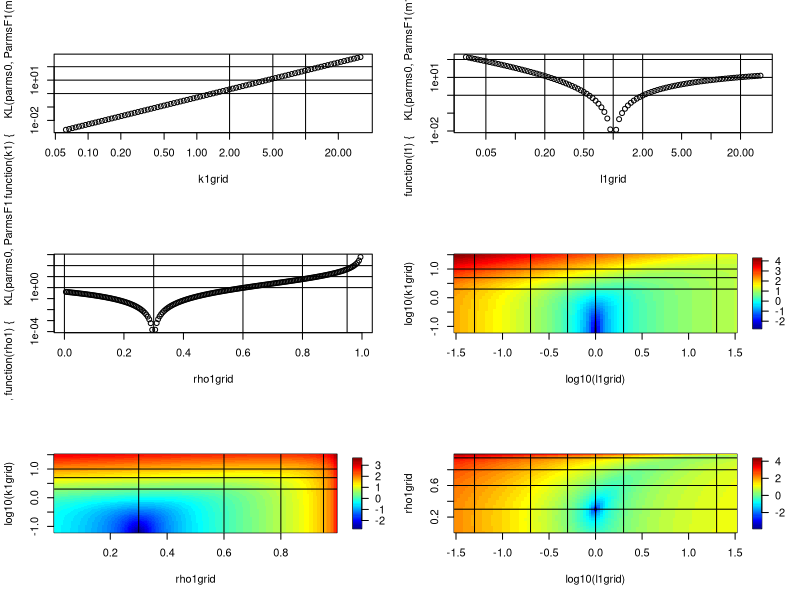

This figure's R source: (Note: this script raises an error after producing the figure.)
# KL divergence btw F0 and F1

rm(list=ls())
library(nlme); library(flexmix); library(fields)

# Functions
KL <- function(parms1, parms2){
  invSigma2 <- solve(parms2$Sigma)
  0.5*(log(det(parms2$Sigma)/det(parms1$Sigma)) - d + sum(diag(invSigma2%*%parms1$Sigma)) +
         t(parms2$mu-parms1$mu)%*%invSigma2%*%(parms2$mu-parms1$mu))[1, 1]
}

FrobeniusNormError = function(Sigmahat,Sigma1){
  return (norm(Sigmahat - Sigma1,"F"))
}


taux_detection <- function(vrais_labels, labels_predits) {
  # S'assurer que les entrées sont binaires
  if (!all(vrais_labels %in% c(0, 1)) || !all(labels_predits %in% c(0, 1))) {
    stop("Les vecteurs doivent contenir uniquement 0 (normal) ou 1 (outlier).")
  }
  
  # Calcul des éléments de la matrice de confusion
  VP <- sum(vrais_labels == 1 & labels_predits == 1)  # Vrai Positifs
  FP <- sum(vrais_labels == 0 & labels_predits == 1)  # Faux Positifs
  FN <- sum(vrais_labels == 1 & labels_predits == 0)  # Faux Négatifs
  VN <- sum(vrais_labels == 0 & labels_predits == 0)  # Vrai Négatifs
  
  # Taux
  TPR <- if ((VP + FN) > 0) VP / (VP + FN) else NA  # Sensibilité
  FPR <- if ((FP + VN) > 0) FP / (FP + VN) else NA  # 1 - Spécificité
  
  return(list(
    TPR = TPR,
    FPR = FPR,
    VP = VP,
    FP = FP,
    FN = FN,
    VN = VN
  ))
}




# Contamination parms: F1
ParmsF1 <- function(m1, k1, l1, rho1){
  d <- length(m1)
  mu1 <- k1*m1
  sigmaSq1 <- l1*sigmaSq0
  Sigma1 <- diag(sqrt(sigmaSq1)) %*% toeplitz(rho1^(0:(d-1))) %*% diag(sqrt(sigmaSq1))
  return(list(mu1=mu1, Sigma1=Sigma1))
}


# Dims
d <- 10

# Null parms: F0
mu0 <- rep(0, d)
sigmaSq0 <- (1:d); sigmaSq0 <- sigmaSq0 / mean(sigmaSq0)
rho0 <- 0.3
Sigma0 <- diag(sqrt(sigmaSq0)) %*% toeplitz(rho0^(0:(d-1))) %*% diag(sqrt(sigmaSq0))
parms0 <- list(mu=mu0, Sigma=Sigma0)

# # Null (null) parms: F0
# mu0 <- rep(0, d)
# sigmaSq0 <- rep(1, d)
# rho0 <- 0
# Sigma0 <- diag(sqrt(sigmaSq0)) %*% toeplitz(rho0^(0:(d-1))) %*% diag(sqrt(sigmaSq0))
# parms0 <- list(mu=mu0, Sigma=Sigma0)

# Contamination
m1 <- rep(1/sqrt(d), d)
KL(parms1=parms0, parms2=ParmsF1(m1, 1, 1, 0.5))

par(mfrow=c(3, 2)); KLval <- c(1, 10, 100)
k1grid <- 2^seq(-4, 5, by=.1); k1val <- c(0, 2, 5, 10)
plot(k1grid, sapply(k1grid, function(k1){KL(parms0, ParmsF1(m1, k1, 1, rho0))}), log='xy')
abline(h=KLval); abline(v=k1val)
l1grid <- 2^seq(-5, 5, .1); l1val <- c(1/20, .2, .5, 1, 2, 20)
plot(l1grid, sapply(l1grid, function(l1){KL(parms0, ParmsF1(m1, 0, l1, rho0))}), log='xy')
abline(h=KLval); abline(v=l1val)
rho1grid <- seq(0.005, 0.995, by=0.005); rho1val <- c(0, .3, .6, 0.8, .95)
plot(rho1grid, sapply(rho1grid, function(rho1){KL(parms0, ParmsF1(m1, 0, 1, rho1))}), log='y')
abline(h=KLval); abline(v=rho1val)

KLk1l1 <- sapply(k1grid, function(k1){sapply(l1grid, function(l1){KL(parms0, ParmsF1(m1, k1, l1, rho0))})})
image.plot(log10(l1grid), log10(k1grid), log10(KLk1l1)); 
abline(v=log10(l1val), h=log10(k1val))
KLk1rho1 <- sapply(k1grid, function(k1){sapply(rho1grid, function(rho1){KL(parms0, ParmsF1(m1, k1, 1, rho1))})})
image.plot(rho1grid, log10(k1grid), log10(KLk1rho1))
abline(v=(rho1val), h=log10(k1val))
KLrho1l1 <- sapply(rho1grid, function(rho1){sapply(l1grid, function(l1){KL(parms0, ParmsF1(m1, 0, l1, rho1))})})
KLrho1l1[KLrho1l1==0] <- NA
image.plot(log10(l1grid), rho1grid, log10(KLrho1l1))
abline(v=log10(l1val), h=(rho1val))


##########################
#Tests effets sur norme de Frobenius variation k
#############################



erreurNormeFrobenius = array(0, dim = c(length(contamin_rate), length(methodes),length(k1grid)))
faux_positifs = array(0, dim = c(length(contamin_rate), length(methodes),length(k1grid)))
faux_negatifs = array(0, dim = c(length(contamin_rate), length(methodes),length(k1grid)))

for (i in seq_along(k1grid))
{
for (j in seq_along(contamin_rate))
{
  
  r = contamin_rate[j]
  print(paste("r ", r))
  k = k1grid[i]
  print(paste("k ",k))
  
  data <- genererEchantillon(n,d,mu1,mu2 = k*m1,p1 = 1- r/100,r/100,Sigma1,Sigma2 = Sigma1,contamin = "moyenne",cluster = FALSE)
  Z = data$Z
  compt = 1
for (m in methodes)  
{
  
  if(m == "online"){
    print (m)
  resultats = StreamingOutlierDetectionCorrectedThreshold(Z,batch = 1)
  Sigma = resultats$Sigma[nrow(Z),,]
  outliers = resultats$outlier_labels
  }
  if(m == "streaming"){
    print (m)
    resultats = StreamingOutlierDetectionCorrectedThreshold(Z,batch = ncol(Z))
    Sigma = resultats$Sigma[nrow(Z),,]
    outliers = resultats$outlier_labels
  }
  
  
  print(paste("i = ",i))
  print(paste("compt = ",compt))
  print(paste("j = ",j))
  #print("m = ",m)
  erreurNormeFrobenius[j,compt,i] = norm(Sigma - Sigma1,"F")  
  
  
  
  tc <- table(data$labelsVrais[1:(nrow(Z))], as.numeric(outliers)[1:(nrow(Z))])
  if ("0" %in% rownames(tc)){
  if((tc["0","0"] + tc["0","1"]) != 0)
  {faux_positifs[j,compt,i]   <-(tc["0", "1"]/(tc["0", "1"] + tc["0", "0"]))*100}
  }
  if ("1" %in% rownames(tc)){
  if((tc["1","0"] + tc["1","1"]) != 0)
  {faux_negatifs[j,compt,i]   <-(tc["1", "1"]/(tc["1", "1"] + tc["1", "0"]))*100}}
  compt = compt + 1
} 
  
}

}

save(erreurNormeFrobenius,file ="erreurNormeFrobeniusKGrid.Rdata") 
save(faux_positifs,file ="faux_positifsKGrid.Rdata") 
save(faux_negatifs,file ="faux_negatifsKGrid.Rdata") 

plot(k1grid,faux_negatifs[9,2,])

###########################################
#Variation de l1grid
###########################################


erreurNormeFrobeniusL1 = array(0, dim = c(length(contamin_rate), length(methodes),length(l1grid)))
faux_positifsL1 = array(0, dim = c(length(contamin_rate), length(methodes),length(l1grid)))
faux_negatifsL1 = array(0, dim = c(length(contamin_rate), length(methodes),length(l1grid)))




for (i in seq_along(l1grid))
{
  for (j in seq_along(contamin_rate))
  {
    
    r = contamin_rate[j]
    print(paste("r ", r))
    k = l1grid[i]
    print(paste("k ",k))
    
    data <- genererEchantillon(n,d,mu1,mu2 = mu1,p1 = 1- r/100,r/100,Sigma1,Sigma2 = k*Sigma1,contamin = "variance",cluster = FALSE)
    Z = data$Z
    compt = 1
    for (m in methodes)  
    {
      
      if(m == "online"){
        print (m)
        resultats = StreamingOutlierDetectionCorrectedThreshold(Z,batch = 1)
        Sigma = resultats$Sigma[nrow(Z),,]
        outliers = resultats$outlier_labels
      }
      if(m == "streaming"){
        print (m)
        resultats = StreamingOutlierDetectionCorrectedThreshold(Z,batch = ncol(Z))
        Sigma = resultats$Sigma[nrow(Z),,]
        outliers = resultats$outlier_labels
      }
      
      
      print(paste("i = ",i))
      print(paste("compt = ",compt))
      print(paste("j = ",j))
      #print("m = ",m)
      erreurNormeFrobeniusL1[j,compt,i] = norm(Sigma - Sigma1,"F")  
      
      
      
      tc <- table(data$labelsVrais[1:(nrow(Z))], as.numeric(outliers)[1:(nrow(Z))])
      if ("0" %in% rownames(tc)){
        if((tc["0","0"] + tc["0","1"]) != 0)
        {faux_positifsL1[j,compt,i]   <-(tc["0", "1"]/(tc["0", "1"] + tc["0", "0"]))*100}
      }
      if ("1" %in% rownames(tc)){
        if((tc["1","0"] + tc["1","1"]) != 0)
        {faux_negatifsL1[j,compt,i]   <-(tc["1", "1"]/(tc["1", "1"] + tc["1", "0"]))*100}}
      compt = compt + 1
    } 
    
  }
  
}



###########################################
#Variation de rho1grid
###########################################


erreurNormeFrobeniusRho = array(0, dim = c(length(contamin_rate), length(methodes),length(rho1grid)))
faux_positifsRho = array(0, dim = c(length(contamin_rate), length(methodes),length(rho1grid)))
faux_negatifsRho = array(0, dim = c(length(contamin_rate), length(methodes),length(rho1grid)))



for (i in seq_along(rho1grid))
{
  for (j in seq_along(contamin_rate))
  {
    
    r = contamin_rate[j]
    print(paste("r ", r))
    k = rho1grid[i]
    print(paste("k ",k))
    Sigma1 <- diag(sqrt(sigmaSq0)) %*% toeplitz(k^(0:(d-1))) %*% diag(sqrt(sigmaSq0))
    data <- genererEchantillon(n,d,mu1,mu2 = mu1,p1 = 1- r/100,r/100,Sigma1,Sigma2 = Sigma1,contamin = "moyenne",cluster = FALSE)
    Z = data$Z
    compt = 1
    for (m in methodes)  
    {
      
      if(m == "online"){
        print (m)
        resultats = StreamingOutlierDetectionCorrectedThreshold(Z,batch = 1)
        Sigma = resultats$Sigma[nrow(Z),,]
        outliers = resultats$outlier_labels
      }
      if(m == "streaming"){
        print (m)
        resultats = StreamingOutlierDetectionCorrectedThreshold(Z,batch = ncol(Z))
        Sigma = resultats$Sigma[nrow(Z),,]
        outliers = resultats$outlier_labels
      }
      
      
      print(paste("i = ",i))
      print(paste("compt = ",compt))
      print(paste("j = ",j))
      #print("m = ",m)
      erreurNormeFrobeniusRho[j,compt,i] = norm(Sigma - Sigma1,"F")  
      
      
      
      tc <- table(data$labelsVrais[1:(nrow(Z))], as.numeric(outliers)[1:(nrow(Z))])
      if ("0" %in% rownames(tc)){
        if((tc["0","0"] + tc["0","1"]) != 0)
        {faux_positifsRho[j,compt,i]   <-(tc["0", "1"]/(tc["0", "1"] + tc["0", "0"]))*100}
      }
      if ("1" %in% rownames(tc)){
        if((tc["1","0"] + tc["1","1"]) != 0)
        {faux_negatifsRho[j,compt,i]   <-(tc["1", "1"]/(tc["1", "1"] + tc["1", "0"]))*100}}
      compt = compt + 1
    } 
    
  }
  
}

#################################################
#Variation de k1, de l1 et de rho
#################################################

erreurNormeFrobeniusk1l1rho1 = array(0, dim = c(length(contamin_rate), length(methodes),length(k1grid),length(l1grid),length(rho1grid)))
faux_positifsk1l1rho1 = array(0, dim = c(length(contamin_rate), length(methodes),length(k1grid),length(l1grid),length(rho1grid)))
faux_negatifsk1l1rho1 = array(0, dim = c(length(contamin_rate), length(methodes),length(k1grid),length(l1grid),length(rho1grid)))


for (t in seq_along(rho1grid)){
for (i in seq_along(k1grid))
{
  for (s in seq_along(l1grid)){
    
  for (j in seq_along(contamin_rate))
  {
    
    r = contamin_rate[j]
    print(paste("r ", r))
    k = k1grid[i]
    g = l1grid[s]
    w = rho1grid[t]
    print(paste("k ",k))
    Sigma1 <- diag(sqrt(sigmaSq0)) %*% toeplitz(w^(0:(d-1))) %*% diag(sqrt(sigmaSq0))
    data <- genererEchantillon(n,d,mu1,mu2 = m1*k,p1 = 1- r/100,r/100,Sigma1,Sigma2 = g*Sigma1,contamin = "moyenne_variance",cluster = FALSE)
    Z = data$Z
    compt = 1
    for (m in methodes)  
    {
      
      if(m == "online"){
        print (m)
        resultats = StreamingOutlierDetectionCorrectedThreshold(Z,batch = 1)
        Sigma = resultats$Sigma[nrow(Z),,]
        outliers = resultats$outlier_labels
      }
      if(m == "streaming"){
        print (m)
        resultats = StreamingOutlierDetectionCorrectedThreshold(Z,batch = ncol(Z))
        Sigma = resultats$Sigma[nrow(Z),,]
        outliers = resultats$outlier_labels
      }
      
      
      print(paste("i = ",i))
      print(paste("compt = ",compt))
      print(paste("j = ",j))
      #print("m = ",m)
      erreurNormeFrobeniusk1l1rho1[j,compt,i,s,t] = norm(Sigma - Sigma1,"F")  
      
      
      
      tc <- table(data$labelsVrais[1:(nrow(Z))], as.numeric(outliers)[1:(nrow(Z))])
      if ("0" %in% rownames(tc)){
        if((tc["0","0"] + tc["0","1"]) != 0)
        {faux_positifsk1l1rho1[j,compt,i,s,t]   <-(tc["0", "1"]/(tc["0", "1"] + tc["0", "0"]))*100}
      }
      if ("1" %in% rownames(tc)){
        if((tc["1","0"] + tc["1","1"]) != 0)
        {faux_negatifsk1l1rho1[j,compt,i,s,t]   <-(tc["1", "1"]/(tc["1", "1"] + tc["1", "0"]))*100}}
      compt = compt + 1
    } 
  }
  }
}
}





#########################################################
#Seuil
########################################################

calcule_fp = function(corr = TRUE){
  methodes= c("streaming","online","offline")
  contamin_rate = c("0","2","5","10","15","20","25","30","40")
  fp_seuil =array(0,dim = c(length(contamin_rate), length(methodes)))
  
for (k in seq_along(contamin_rate))
{
 r = 0 
 compt = 1
  data <- genererEchantillon(n,d,mu1,mu2 = k*mu1,p1 = 1- r/100,r/100,Sigma1,Sigma2 = Sigma1,contamin = "moyenne",cluster = FALSE)
  Z = data$Z
  for (m in methodes){
    
    
    
    
    if(m == "offline"){
      
      resultats = OfflineOutlierDetectionCorr(Z)
      
      mu_hat = resultats$median
      Sigma = resultats$variance
      distances = resultats$distances
      # if (corr == TRUE){
      # cutoffCorr = qchisq(.95,df = d)*median(resultats$distances)/qchisq(.5,df = d)
      # 
      # resultats = OfflineOutlierDetectionCorr(Z,cutoff = cutoffCorr)
      # }
      # outliers = resultats$outlier_labels
      # 
      
    }
    
  if(m == "online"){
    print (m)
    resultats = StreamingOutlierDetectionCorr(Z,batch = 1)
    Sigma = resultats$Sigma[nrow(Z),,]
    distance = resultats$distances
    outliers = resultats$outlier_labels
    
    if(corr == TRUE){
    cutoffCorr = rep(0,nrow(Z))
    outliers = rep(0,nrow(Z))
    for (s in (1 : nrow(Z)))
    {
      cutoffCorr[s]  = qchisq(.95,df = d)*median(resultats$distances[1:s])/qchisq(.5,df = d)
      if (distance[s] > cutoffCorr[s]) {outliers[s] = 1}
    }}
    #cutoffCorr = qchisq(.95,df = d)*median(resultats$distances)/qchisq(.5,df = d)
    #resultats = StreamingOutlierDetection(Z,batch = 1,cutoff = cutoffCorr)
    #outliers = resultats$outlier_labels
   
  }
  if(m == "streaming"){
    print (m)
    resultats = StreamingOutlierDetectionCorr(Z,batch = ncol(Z))
    Sigma = resultats$Sigma[nrow(Z),,]
    outliers = resultats$outlier_labels
    #cutoffCorr = qchisq(.95,df = d)*median(resultats$distances)/qchisq(.5,df = d)
    #resultats = StreamingOutlierDetection(Z,batch = 1,cutoff = cutoffCorr)
    distance = resultats$distances
    
    outliers = resultats$outlier_labels
    if(corr == TRUE){
    cutoffCorr = rep(0,nrow(Z))
    outliers = rep(0,nrow(Z))
    for (s in (1 : nrow(Z)))
    {
      cutoffCorr[s]  = qchisq(.95,df = d)*median(resultats$distances[1:s])/qchisq(.5,df = d)
      if (distance[s] > cutoffCorr[s]) {outliers[s] = 1}
    }}

  }
  
  
  tc <- table(data$labelsVrais[1:(nrow(Z))], as.numeric(outliers)[1:(nrow(Z))])
  if ("0" %in% rownames(tc)){
    if((tc["0","0"] + tc["0","1"]) != 0)
    {fp_seuil[k,compt]   <-(tc["0", "1"]/(tc["0", "1"] + tc["0", "0"]))*100
    print(fp_seuil[k,compt])}
  }
  # if ("1" %in% rownames(tc)){
  #   if((tc["1","0"] + tc["1","1"]) != 0)
  #   {fp_seuil[k,compt]   <-(tc["1", "1"]/(tc["1", "1"] + tc["1", "0"]))*100
  #   print(fp_seuil[k,compt])}}
   compt = compt + 1}
}
return(fp_seuil = fp_seuil)
}  
  
fp_seuil = calcule_fp(corr = FALSE)

# Paramètres
alpha <- 0.05
conf_level <- 1 - alpha
p_seq <- seq(0.6, 1, length.out = 200)
N <- n  # N doit être défini au préalable

# Calcul des n0 et des x théoriques
n0 <- floor(p_seq * N)
x <- round(n0 * alpha)

# Calcul de l’intervalle de confiance exact (Clopper-Pearson)
conf <- binom.confint(x = x, n = n0, conf.level = conf_level, methods = "exact")


# Tracé des bornes
plot(p_seq, conf$lower, type = "l", col = "blue", lwd = 2,
     ylim = c(0, 0.15), xlab = "p (proportion pour n0 = p * N)",
     ylab = "Intervalle de confiance de la proportion",
     main = "IC à 95% pour Bin(n0, alpha = 0.05)")
lines(p_seq, conf$upper, col = "red", lwd = 2)

fp_positions = c(1.00, 0.95, 0.9,  0.85, 0.80, 0.75, 0.70, 0.65,0.60)
length(fp_positions)
fp_online_values = fp_seuil[,1]/100
points(fp_positions, fp_online_values, col = "darkgreen", pch = 19)


fp_streaming_values = fp_seuil[,2]/100
points(fp_positions, fp_streaming_values, col = "orange", pch = 19)


fp_offline_values = fp_seuil[,3]/100
points(fp_positions, fp_offline_values, col = "black", pch = 19)


# Configuration de la fenêtre graphique 
par(mfrow = c(2, 2))

# --- Graphique 1 : Online ---
plot(p_seq, conf$lower, type = "l", col = "blue", lwd = 2,
     ylim = c(0, 0.15), 
     xlab = "p (proportion pour n0 = p * N)",
     ylab = "Taux de faux positifs",
     main = "Online Streaming")
lines(p_seq, conf$upper, col = "red", lwd = 2)
points(fp_positions, fp_online_values, col = "darkgreen", pch = 19)
#legend("topright", legend = c("IC inférieur", "IC supérieur", "Observé Online"),
 #      col = c("blue", "red", "darkgreen"), lwd = c(2, 2, NA), pch = c(NA, NA, 19))

# --- Graphique 2 : Streaming ---
plot(p_seq, conf$lower, type = "l", col = "blue", lwd = 2,
     ylim = c(0, 0.15),
     xlab = "p (proportion pour n0 = p * N)",
     ylab = "Taux de faux positifs",
     main = "Streaming")
lines(p_seq, conf$upper, col = "red", lwd = 2)
points(fp_positions, fp_streaming_values, col = "orange", pch = 19)
# legend("topright", legend = c("IC inférieur", "IC supérieur", "Observé Streaming"),
#        col = c("blue", "red", "orange"), lwd = c(2, 2, NA), pch = c(NA, NA, 19))

# --- Graphique 3 : Offline ---
plot(p_seq, conf$lower, type = "l", col = "blue", lwd = 2,
     ylim = c(0, 0.15),
     xlab = "p (proportion pour n0 = p * N)",
     ylab = "Taux de faux positifs",
     main = "Offline")
lines(p_seq, conf$upper, col = "red", lwd = 2)
points(fp_positions, fp_offline_values, col = "black", pch = 19)
# legend("topright", legend = c("IC inférieur", "IC supérieur", "Observé Offline"),
#        col = c("blue", "red", "black"), lwd = c(2, 2, NA), pch = c(NA, NA, 19))

# Titre global
mtext("Comparaison des taux de faux positifs - Streaming Online et Offline après correction", 
      outer = TRUE, cex = 1.2, font = 2)
